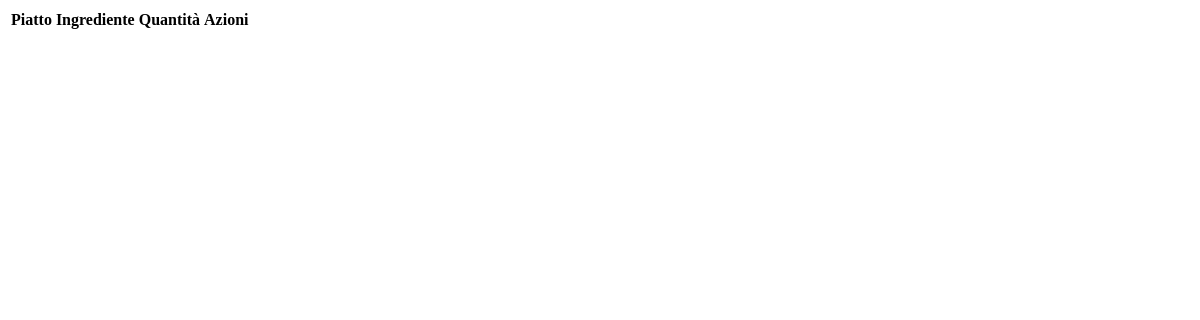
/menu/tabellaIngredientiPiatti (signed in), run on an earlier commit of the app's database.
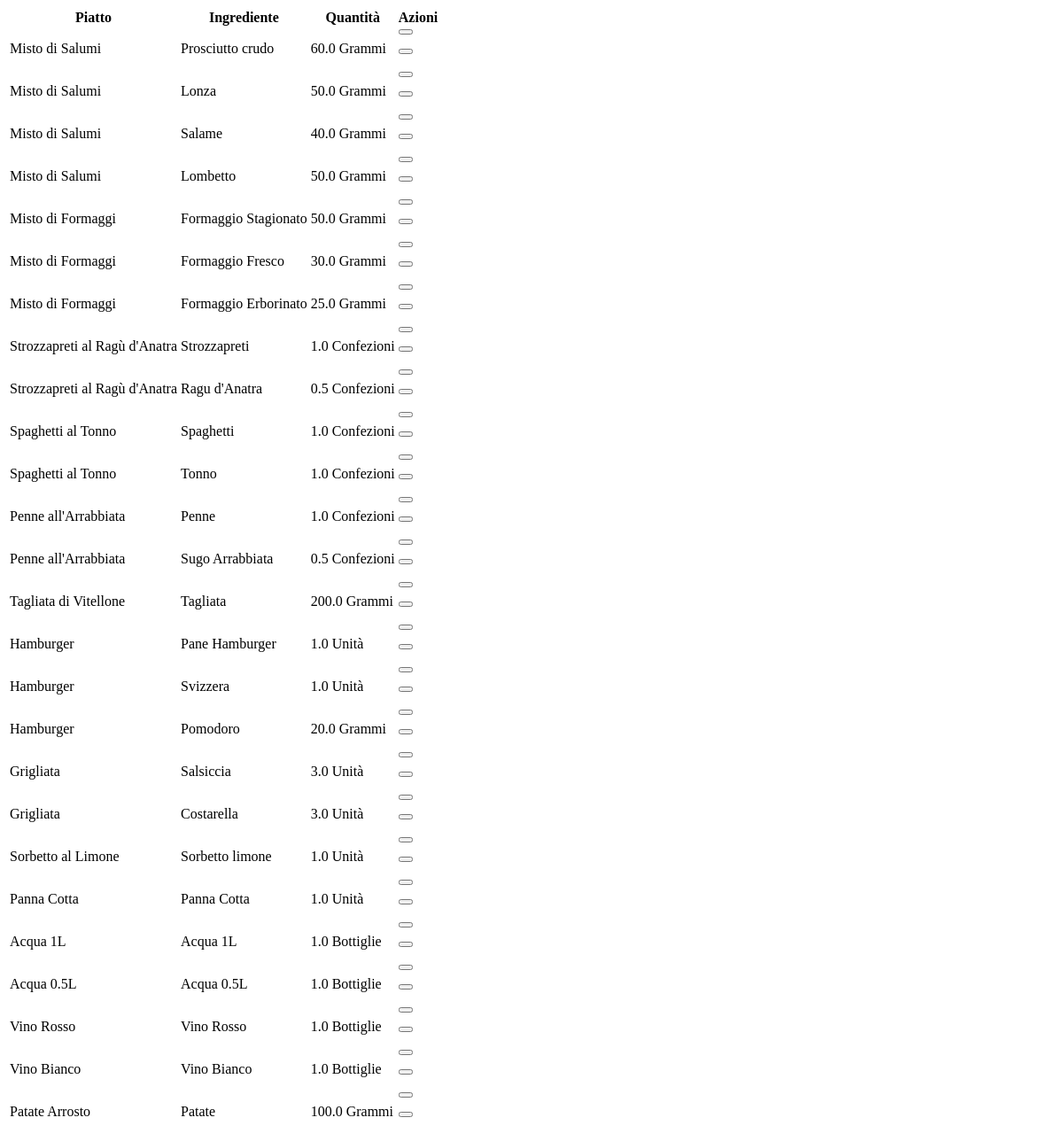
And on a later commit of the database.
### gestioneMenu/models.py (models this page shows)
class IngredientePiatto(models.Model):
    idPiatto = models.ForeignKey(Piatto, on_delete=models.CASCADE)
    idIngrediente = models.ForeignKey(Ingrediente, on_delete=models.CASCADE)
    quantita = models.FloatField(MinValueValidator(0))
    class Meta:
        verbose_name = 'IngredientePiatto'
        verbose_name_plural = 'IngredientiPiatti'

class Piatto(models.Model):
    nome = models.CharField(max_length=200)
    idCategoria = ForeignKey(Categoria, on_delete=CASCADE)
    def __str__(self):
        return self.nome
    class Meta:
        verbose_name = 'Piatto'
        verbose_name_plural = 'Piatti'

class Ingrediente(models.Model):
    nome = models.CharField(max_length=100)
    idMisura = models.ForeignKey(Misura, on_delete=models.CASCADE)
    fattoInCasa = models.BooleanField()
    def __str__(self):
        return self.nome
    class Meta:
        verbose_name = 'Ingrediente'
        verbose_name_plural = 'Ingredienti'

class Misura(models.Model):
    nome = models.CharField(max_length=50)
    def __str__(self):
        return self.nome
    class Meta:
        verbose_name = 'Misura'
        verbose_name_plural = 'Misure'

### gestioneMenu/views.py (the view)
# urls.py: path('tabellaIngredientiPiatti', views.tabellaIngredientiPiatti, name='tabellaIngredientiPiatti'),
@login_required
def tabellaIngredientiPiatti(request):
    ingredientiPiatti = IngredientePiatto.objects.all()
    return render(request, 'piatti/tabellaIngredientiPiatti.html', {'ingredientipiatti':ingredientiPiatti, 'permessiAzioni': request.user.has_perm('gestioneMenu.delete_Ingrediente')})

### gestioneMenu/templates/piatti/tabellaIngredientiPiatti.html (shortened to what this page needs)
<table class="table table-primary">
    <thead>
      <tr>
        <th scope="col">Piatto</th>
        <th scope="col">Ingrediente</th>
        <th scope="col">Quantità</th>
        {% if permessiAzioni %}
          <th scope="col">Azioni</th>
        {% endif %}
      </tr>
    </thead>
    <tbody>
        {% for ingredientepiatto in ingredientipiatti %}
        <tr>
            <td>
                {{ ingredientepiatto.idPiatto }}
            </td>
            <td>
                {{ ingredientepiatto.idIngrediente }}
            </td>
            <td>
                {{ ingredientepiatto.quantita }} {{ ingredientepiatto.idIngrediente.idMisura }}
            </td>
            {% if permessiAzioni %}
            <td>
              <div class="row">
                <div class="col-sm-6 col-md-3">
                  <form hx-post="{% url 'modificaIngredientePiatto' %}" hx-target="#divNotificaIngredientePiatto">
                    <button type="submit"class="buttonSubmit"></button>
                  </form>
                </div>
                <div class="col-sm-6 col-md-3">
                  <form hx-post="{% url 'confirmEliminaIngredientePiatto' %}" hx-target="#dialog" @click="dialogOpen = true">
                    <button type="submit" class="buttonSubmit"></button>
                  </form>
                </div>
              </div>
            </td>
            {% endif %}
        </tr>
        {% endfor %}
    </tbody>
  </table>

What changed in the data, as far as the page shows it:
added IngredientePiatto: idPiatto "Misto di Salumi", idIngrediente "Prosciutto crudo", quantita "60.0", idIngrediente.idMisura "Grammi"
added IngredientePiatto: idPiatto "Misto di Salumi", idIngrediente "Lonza", quantita "50.0", idIngrediente.idMisura "Grammi"
added IngredientePiatto: idPiatto "Misto di Salumi", idIngrediente "Salame", quantita "40.0", idIngrediente.idMisura "Grammi"
added IngredientePiatto: idPiatto "Misto di Salumi", idIngrediente "Lombetto", quantita "50.0", idIngrediente.idMisura "Grammi"
added IngredientePiatto: idPiatto "Misto di Formaggi", idIngrediente "Formaggio Stagionato", quantita "50.0", idIngrediente.idMisura "Grammi"
added IngredientePiatto: idPiatto "Misto di Formaggi", idIngrediente "Formaggio Fresco", quantita "30.0", idIngrediente.idMisura "Grammi"
added IngredientePiatto: idPiatto "Misto di Formaggi", idIngrediente "Formaggio Erborinato", quantita "25.0", idIngrediente.idMisura "Grammi"
added IngredientePiatto: idPiatto "Strozzapreti al Ragù d'Anatra", idIngrediente "Strozzapreti", quantita "1.0", idIngrediente.idMisura "Confezioni"
added IngredientePiatto: idPiatto "Strozzapreti al Ragù d'Anatra", idIngrediente "Ragu d'Anatra", quantita "0.5", idIngrediente.idMisura "Confezioni"
added IngredientePiatto: idPiatto "Spaghetti al Tonno", idIngrediente "Spaghetti", quantita "1.0", idIngrediente.idMisura "Confezioni"
added IngredientePiatto: idPiatto "Spaghetti al Tonno", idIngrediente "Tonno", quantita "1.0", idIngrediente.idMisura "Confezioni"
added IngredientePiatto: idPiatto "Penne all'Arrabbiata", idIngrediente "Penne", quantita "1.0", idIngrediente.idMisura "Confezioni"
added IngredientePiatto: idPiatto "Penne all'Arrabbiata", idIngrediente "Sugo Arrabbiata", quantita "0.5", idIngrediente.idMisura "Confezioni"
added IngredientePiatto: idPiatto "Tagliata di Vitellone", idIngrediente "Tagliata", quantita "200.0", idIngrediente.idMisura "Grammi"
added IngredientePiatto: idPiatto "Hamburger", idIngrediente "Pane Hamburger", quantita "1.0", idIngrediente.idMisura "Unità"
added IngredientePiatto: idPiatto "Hamburger", idIngrediente "Svizzera", quantita "1.0", idIngrediente.idMisura "Unità"
added IngredientePiatto: idPiatto "Hamburger", idIngrediente "Pomodoro", quantita "20.0", idIngrediente.idMisura "Grammi"
added IngredientePiatto: idPiatto "Grigliata", idIngrediente "Salsiccia", quantita "3.0", idIngrediente.idMisura "Unità"
added IngredientePiatto: idPiatto "Grigliata", idIngrediente "Costarella", quantita "3.0", idIngrediente.idMisura "Unità"
added IngredientePiatto: idPiatto "Sorbetto al Limone", idIngrediente "Sorbetto limone", quantita "1.0", idIngrediente.idMisura "Unità"
added IngredientePiatto: idPiatto "Panna Cotta", idIngrediente "Panna Cotta", quantita "1.0", idIngrediente.idMisura "Unità"
added IngredientePiatto: idPiatto "Acqua 1L", idIngrediente "Acqua 1L", quantita "1.0", idIngrediente.idMisura "Bottiglie"
added IngredientePiatto: idPiatto "Acqua 0.5L", idIngrediente "Acqua 0.5L", quantita "1.0", idIngrediente.idMisura "Bottiglie"
added IngredientePiatto: idPiatto "Vino Rosso", idIngrediente "Vino Rosso", quantita "1.0", idIngrediente.idMisura "Bottiglie"
added IngredientePiatto: idPiatto "Vino Bianco", idIngrediente "Vino Bianco", quantita "1.0", idIngrediente.idMisura "Bottiglie"
added IngredientePiatto: idPiatto "Patate Arrosto", idIngrediente "Patate", quantita "100.0", idIngrediente.idMisura "Grammi"
